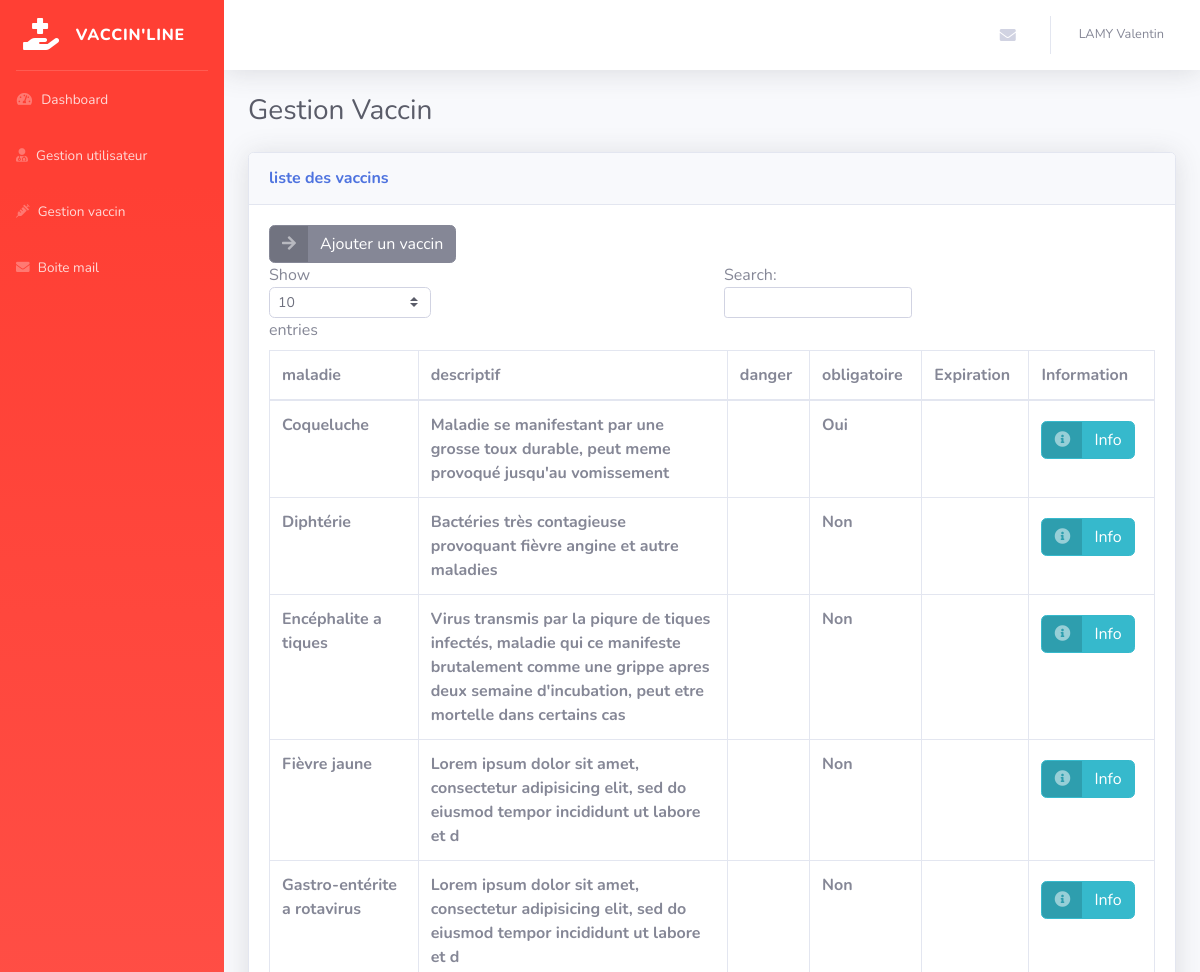
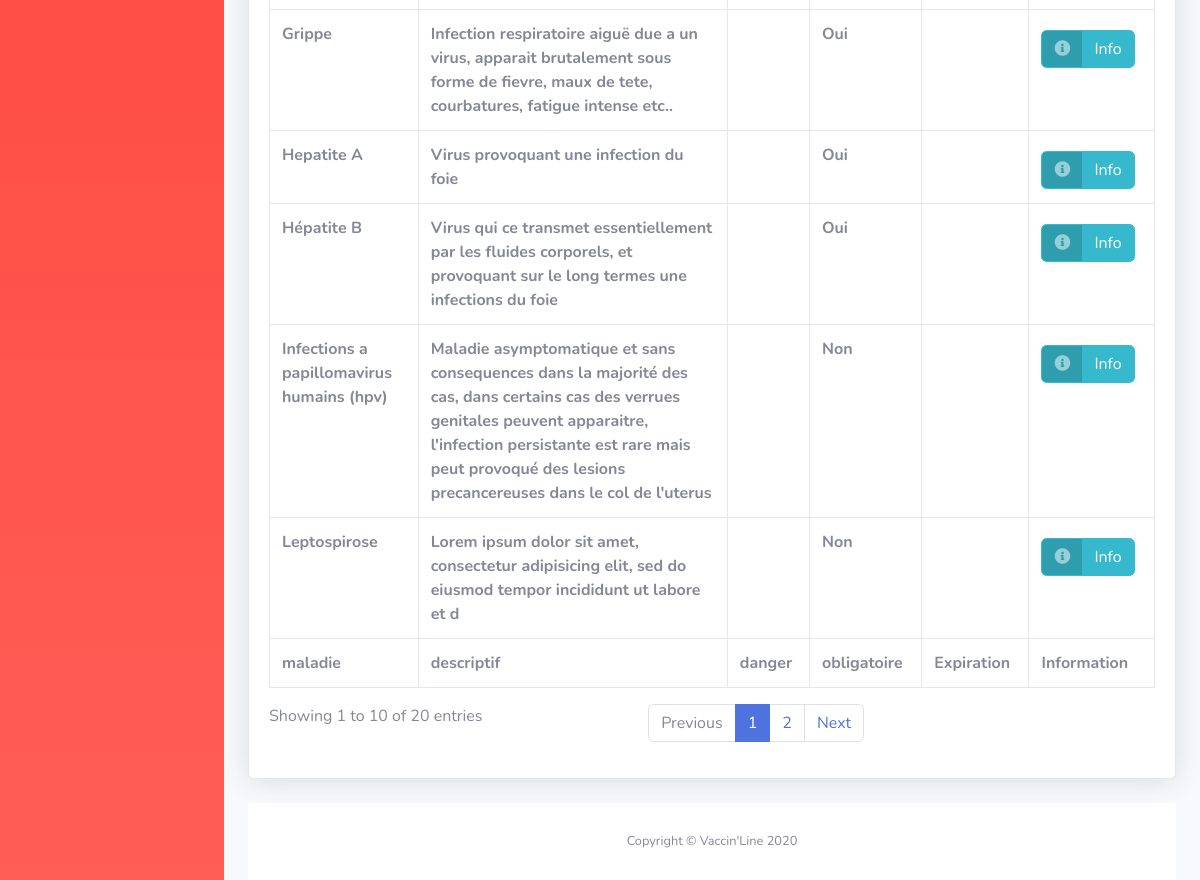
Before: /admin/manage-vaccin.php (signed in) with the older database file (2 pictures, top to bottom).
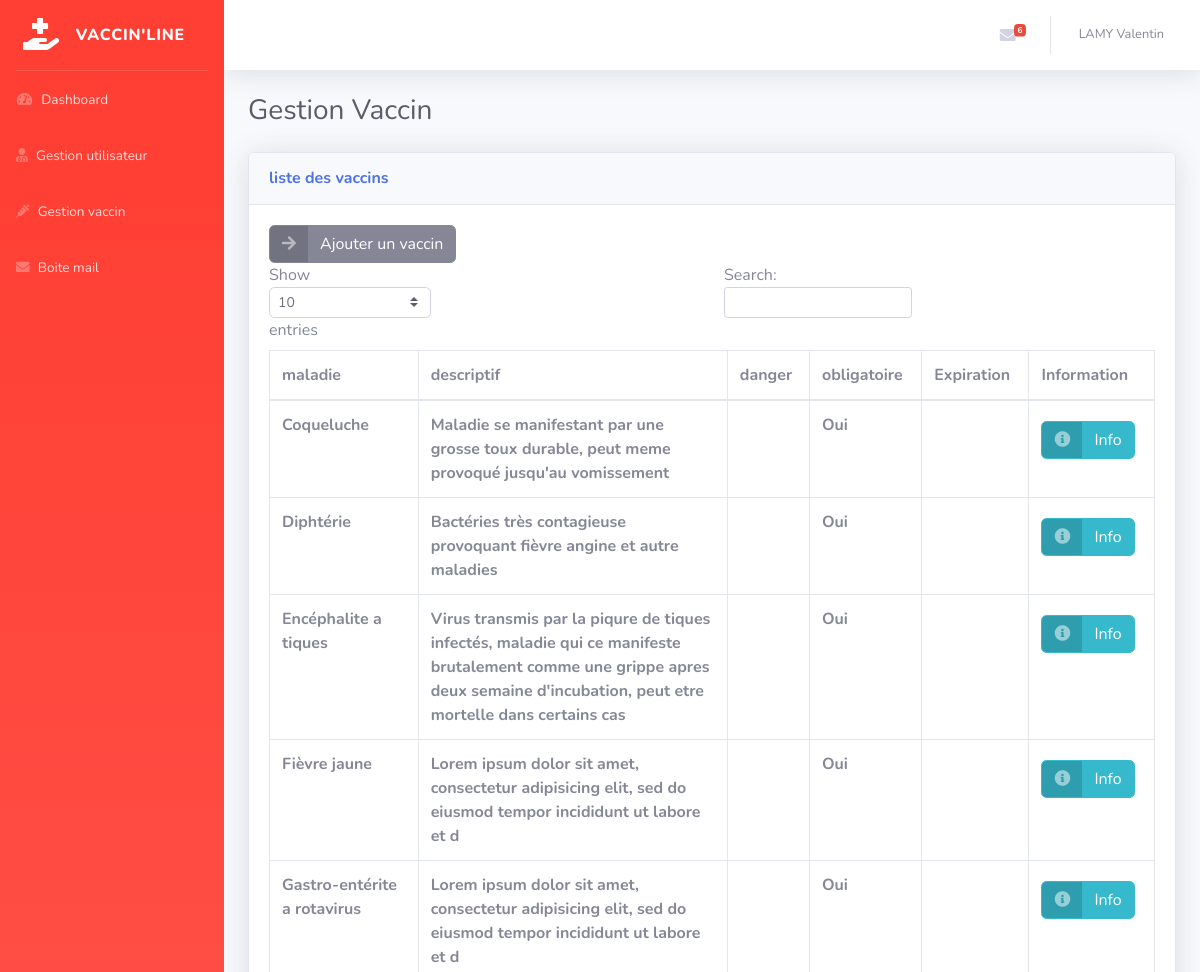
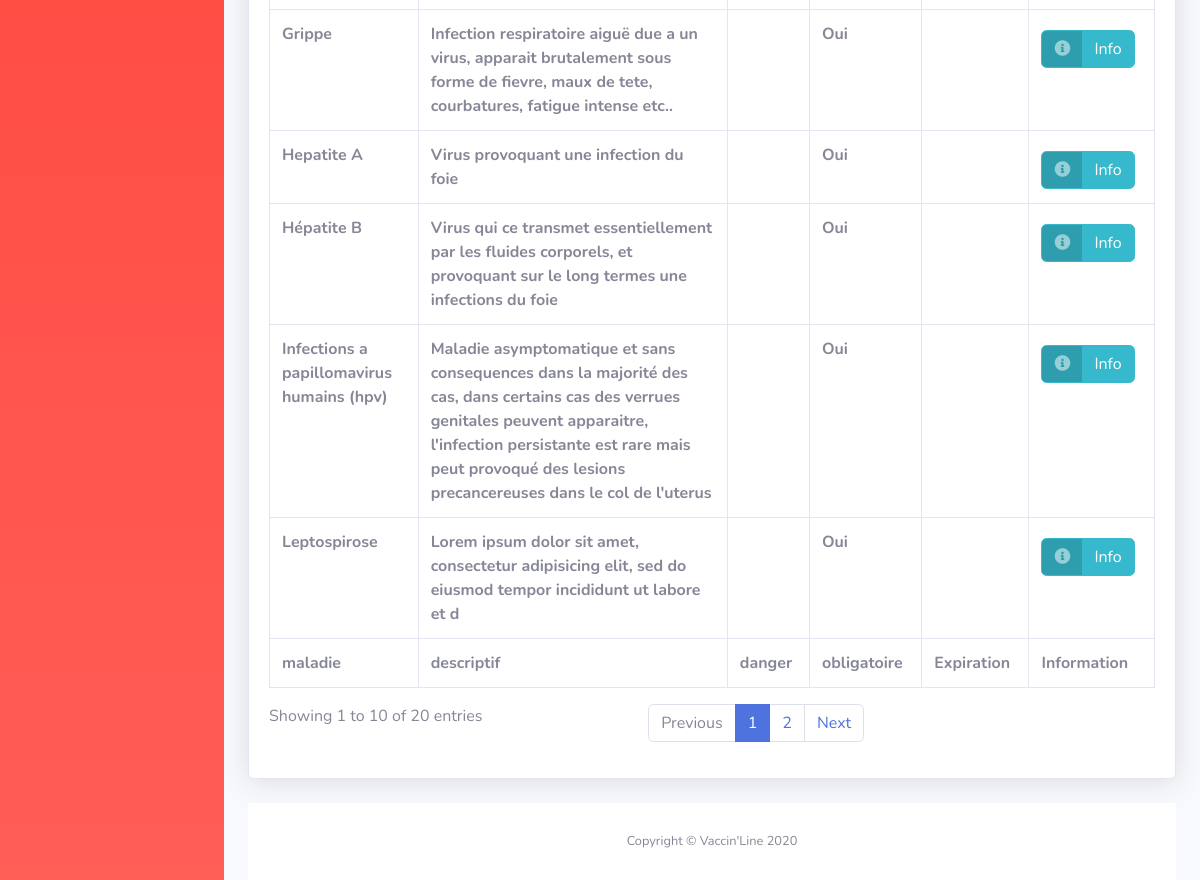
After: the same page with the newer database file (2 pictures, top to bottom).
### tables this page shows
CREATE TABLE `vl_vaccins` (
  `id` int(11) NOT NULL,
  `maladie` varchar(255) NOT NULL,
  `descriptif` varchar(255) NOT NULL,
  `expiration` int(11) NOT NULL,
  `obligatoire` varchar(20) NOT NULL
);

### inc/function.php (called while the page is built, shortened)
<?php
function TotalNonLu($contacts)
{
  $a = 0;
  foreach ($contacts as $contact) {
    if ($contact['lu'] == 'non') {
      ++$a;
    }
  }
  return $a;
}

### admin/manage-vaccin.php (the view, shortened to what the changed rows need)
<?php
include('../inc/pdo.php');
include('../inc/function.php');
$title = 'Gestion Vaccin';
$sql = "SELECT * FROM vl_contacts WHERE status = 1 AND lu = 'non'";
$query = $pdo->prepare($sql);
$query->execute();
$contacts = $query->fetchAll();
$sql = "SELECT * FROM vl_vaccins ORDER BY id";
$query = $pdo->prepare($sql);
$query->execute();
$vaccins = $query->fetchAll();
include('inc/header-back.php');
?>
<div class="container-fluid">
  <h1 class="h3 mb-4 text-gray-800"><?php echo $title; ?></h1>
  <div class="card shadow mb-4">
    <div class="card-body">
      <div class="table-responsive">
        <table class="table table-bordered" id="dataTable" width="100%" cellspacing="0">
          <thead>
            <tr>
              <th>maladie</th>
              <th>descriptif</th>
              <th>danger</th>
              <th>obligatoire</th>
              <th>Expiration</th>
              <th>Information</th>
            </tr>
          </thead>
          <tfoot>
            <tr>
              <th>maladie</th>
              <th>descriptif</th>
              <th>danger</th>
              <th>obligatoire</th>
              <th>Expiration</th>
              <th>Information</th>
            </tr>
          </tfoot>
          <tbody>
            <?php foreach ($vaccins as $vaccin): ?>
              <tr>
                <th><?php echo ucfirst($vaccin['maladie']); ?></th>
                <th><?php echo ucfirst($vaccin['descriptif']); ?></th>
                <th <?php if($vaccin['danger'] == 'mortelle'){ echo 'class="text-danger"' ;}elseif($vaccin['danger'] == 'modéré'){echo 'class="text-warning"' ;}elseif($vaccin['danger'] == 'benin'){echo 'class="text-success"' ;} ?> ><?php echo ucfirst($vaccin['danger']); ?></th>
                <th><?php echo ucfirst($vaccin['obligatoire']); ?></th>
                    <th></th>
                <th class="gerer">
                  <a href="single-vaccin.php?id=<?php echo $vaccin['id']; ?>" class="btn btn-info btn-icon-split">
                    <span class="icon text-white-50">
                      <i class="fas fa-info-circle"></i>
                    </span>
                    <span class="text">Info</span>
                  </a>
                </div>
              </th>
            </tr>
          <?php endforeach ?>
<?php
include('inc/footer-back.php');

### admin/inc/header-back.php (shortened to what the changed rows need)
<!DOCTYPE html>
<html lang="fr">
<head>
    <link href="vendor/fontawesome-free/css/all.min.css" rel="stylesheet" type="text/css">
    <link href="asset/css/sb-admin-2.min.css" rel="stylesheet">
</head>
<body id="page-top">
    <div id="wrapper">
        <div id="content-wrapper" class="d-flex flex-column">
            <div id="content">
                <nav class="navbar navbar-expand navbar-light bg-white topbar mb-4 static-top shadow">
                    <ul class="navbar-nav ml-auto">
                        <li class="nav-item dropdown no-arrow mx-1">
                            <a class="nav-link dropdown-toggle" href="#" id="messagesDropdown" role="button"
                                data-toggle="dropdown" aria-haspopup="true" aria-expanded="false">
                                <i class="fas fa-envelope fa-fw"></i>
                                  <?php if (TotalNonLu($contacts) > 0 ): ?>
                                    <span class="badge badge-danger badge-counter"><?php echo TotalNonLu($contacts) ?></span>
                                  <?php endif; ?>
                            </a>
                        </li>
                    </ul>
                </nav>

Changed rows visible on the page:
changed vl_vaccins "Diphtérie": obligatoire "Non" → "Oui"
changed vl_vaccins "Infections a papillomavirus humains (hpv)": obligatoire "Non" → "Oui"
changed vl_vaccins "Encéphalite a tiques": obligatoire "Non" → "Oui"
changed vl_vaccins "Gastro-entérite a rotavirus": obligatoire "Non" → "Oui"
changed vl_vaccins "Leptospirose": obligatoire "Non" → "Oui"
changed vl_vaccins "Fièvre jaune": obligatoire "Non" → "Oui"
Other visible differences:
TotalNonLu($contacts): (not shown) → "6"
